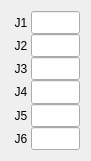
  <widget class="QWidget" name="gridLayoutWidget">
   <property name="geometry">
    <rect>
     <x>10</x>
     <y>240</y>
     <width>91</width>
     <height>161</height>
    </rect>
   </property>
   <layout class="QGridLayout" name="gridLayout">
    <property name="spacing">
     <number>0</number>
    </property>
    <item row="4" column="0">
     <widget class="QLabel" name="label_5">
      <property name="sizePolicy">
       <sizepolicy hsizetype="Minimum" vsizetype="Minimum">
        <horstretch>0</horstretch>
        <verstretch>0</verstretch>
       </sizepolicy>
      </property>
      <property name="minimumSize">
       <size>
        <width>20</width>
        <height>0</height>
       </size>
      </property>
      <property name="text">
       <string>J5</string>
      </property>
      <property name="alignment">
       <set>Qt::AlignCenter</set>
      </property>
     </widget>
    </item>
    <item row="5" column="0">
     <widget class="QLabel" name="label_6">
      <property name="sizePolicy">
       <sizepolicy hsizetype="Minimum" vsizetype="Minimum">
        <horstretch>0</horstretch>
        <verstretch>0</verstretch>
       </sizepolicy>
      </property>
      <property name="minimumSize">
       <size>
        <width>20</width>
        <height>0</height>
       </size>
      </property>
      <property name="text">
       <string>J6</string>
      </property>
      <property name="alignment">
       <set>Qt::AlignCenter</set>
      </property>
     </widget>
    </item>
    <item row="0" column="0">
     <widget class="QLabel" name="label">
      <property name="sizePolicy">
       <sizepolicy hsizetype="Minimum" vsizetype="Minimum">
        <horstretch>0</horstretch>
        <verstretch>0</verstretch>
       </sizepolicy>
      </property>
      <property name="minimumSize">
       <size>
        <width>20</width>
        <height>0</height>
       </size>
      </property>
      <property name="text">
       <string>J1</string>
      </property>
      <property name="alignment">
       <set>Qt::AlignCenter</set>
      </property>
     </widget>
    </item>
    <item row="1" column="0">
     <widget class="QLabel" name="label_2">
      <property name="sizePolicy">
       <sizepolicy hsizetype="Minimum" vsizetype="Minimum">
        <horstretch>0</horstretch>
        <verstretch>0</verstretch>
       </sizepolicy>
      </property>
      <property name="minimumSize">
       <size>
        <width>20</width>
        <height>0</height>
       </size>
      </property>
      <property name="text">
       <string>J2</string>
      </property>
      <property name="alignment">
       <set>Qt::AlignCenter</set>
      </property>
     </widget>
    </item>
    <item row="3" column="0">
     <widget class="QLabel" name="label_4">
      <property name="sizePolicy">
       <sizepolicy hsizetype="Minimum" vsizetype="Minimum">
        <horstretch>0</horstretch>
        <verstretch>0</verstretch>
       </sizepolicy>
      </property>
      <property name="minimumSize">
       <size>
        <width>20</width>
        <height>0</height>
       </size>
      </property>
      <property name="text">
       <string>J4</string>
      </property>
      <property name="alignment">
       <set>Qt::AlignCenter</set>
      </property>
     </widget>
    </item>
    <item row="2" column="0">
     <widget class="QLabel" name="label_3">
      <property name="sizePolicy">
       <sizepolicy hsizetype="Minimum" vsizetype="Minimum">
        <horstretch>0</horstretch>
        <verstretch>0</verstretch>
       </sizepolicy>
      </property>
      <property name="minimumSize">
       <size>
        <width>20</width>
        <height>0</height>
       </size>
      </property>
      <property name="text">
       <string>J3</string>
      </property>
      <property name="alignment">
       <set>Qt::AlignCenter</set>
      </property>
     </widget>
    </item>
    <item row="0" column="1">
     <widget class="QLineEdit" name="LE_JNT_REF_1">
      <property name="sizePolicy">
       <sizepolicy hsizetype="Expanding" vsizetype="Expanding">
        <horstretch>0</horstretch>
        <verstretch>0</verstretch>
       </sizepolicy>
      </property>
     </widget>
    </item>
    <item row="1" column="1">
     <widget class="QLineEdit" name="LE_JNT_REF_2">
      <property name="sizePolicy">
       <sizepolicy hsizetype="Expanding" vsizetype="Expanding">
        <horstretch>0</horstretch>
        <verstretch>0</verstretch>
       </sizepolicy>
      </property>
     </widget>
    </item>
    <item row="2" column="1">
     <widget class="QLineEdit" name="LE_JNT_REF_3">
      <property name="sizePolicy">
       <sizepolicy hsizetype="Expanding" vsizetype="Expanding">
        <horstretch>0</horstretch>
        <verstretch>0</verstretch>
       </sizepolicy>
      </property>
     </widget>
    </item>
    <item row="3" column="1">
     <widget class="QLineEdit" name="LE_JNT_REF_4">
      <property name="sizePolicy">
       <sizepolicy hsizetype="Expanding" vsizetype="Expanding">
        <horstretch>0</horstretch>
        <verstretch>0</verstretch>
       </sizepolicy>
      </property>
     </widget>
    </item>
    <item row="4" column="1">
     <widget class="QLineEdit" name="LE_JNT_REF_5">
      <property name="sizePolicy">
       <sizepolicy hsizetype="Expanding" vsizetype="Expanding">
        <horstretch>0</horstretch>
        <verstretch>0</verstretch>
       </sizepolicy>
      </property>
     </widget>
    </item>
    <item row="5" column="1">
     <widget class="QLineEdit" name="LE_JNT_REF_6">
      <property name="sizePolicy">
       <sizepolicy hsizetype="Expanding" vsizetype="Expanding">
        <horstretch>0</horstretch>
        <verstretch>0</verstretch>
       </sizepolicy>
      </property>
     </widget>
    </item>
   </layout>
  </widget>
